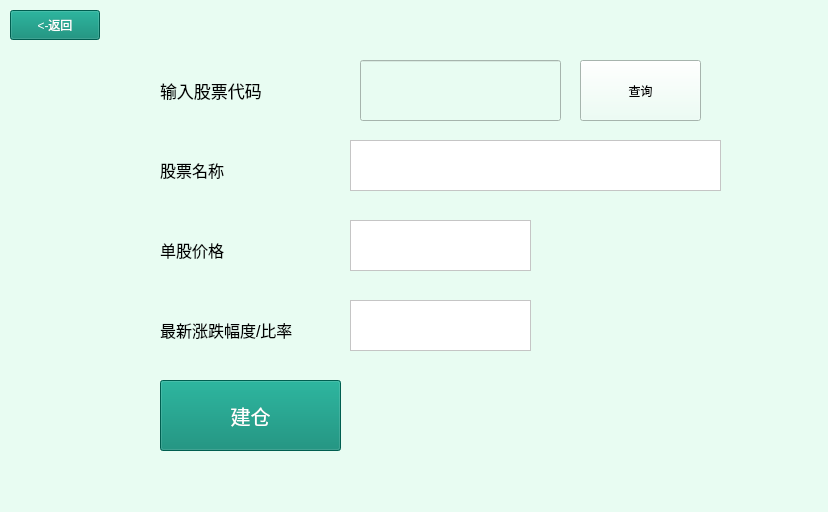
<?xml version="1.0" encoding="UTF-8"?>
<ui version="4.0">
 <class>Search</class>
 <widget class="QWidget" name="Search">
  <property name="geometry">
   <rect>
    <x>0</x>
    <y>0</y>
    <width>828</width>
    <height>512</height>
   </rect>
  </property>
  <property name="windowTitle">
   <string>Form</string>
  </property>
  <property name="styleSheet">
   <string notr="true">background-color: rgb(232,252,242);</string>
  </property>
  <widget class="QLabel" name="label_2">
   <property name="geometry">
    <rect>
     <x>160</x>
     <y>60</y>
     <width>181</width>
     <height>60</height>
    </rect>
   </property>
   <property name="font">
    <font>
     <pointsize>13</pointsize>
    </font>
   </property>
   <property name="text">
    <string>输入股票代码</string>
   </property>
  </widget>
  <widget class="QPushButton" name="pushButton">
   <property name="geometry">
    <rect>
     <x>10</x>
     <y>10</y>
     <width>90</width>
     <height>30</height>
    </rect>
   </property>
   <property name="styleSheet">
    <string notr="true">background-color: rgb(0,132,112);color: rgb(255,255,255);</string>
   </property>
   <property name="text">
    <string>&lt;-返回</string>
   </property>
  </widget>
  <widget class="QLabel" name="label_3">
   <property name="geometry">
    <rect>
     <x>160</x>
     <y>140</y>
     <width>181</width>
     <height>60</height>
    </rect>
   </property>
   <property name="font">
    <font>
     <pointsize>12</pointsize>
    </font>
   </property>
   <property name="text">
    <string>股票名称</string>
   </property>
  </widget>
  <widget class="QTextEdit" name="stocknameoutput">
   <property name="geometry">
    <rect>
     <x>350</x>
     <y>140</y>
     <width>371</width>
     <height>51</height>
    </rect>
   </property>
   <property name="font">
    <font>
     <pointsize>12</pointsize>
    </font>
   </property>
   <property name="styleSheet">
    <string notr="true">background-color: rgb(255,255,255);</string>
   </property>
  </widget>
  <widget class="QLabel" name="label_4">
   <property name="geometry">
    <rect>
     <x>160</x>
     <y>220</y>
     <width>181</width>
     <height>60</height>
    </rect>
   </property>
   <property name="font">
    <font>
     <pointsize>12</pointsize>
    </font>
   </property>
   <property name="text">
    <string>单股价格</string>
   </property>
  </widget>
  <widget class="QTextEdit" name="stockpriceoutput">
   <property name="geometry">
    <rect>
     <x>350</x>
     <y>220</y>
     <width>181</width>
     <height>51</height>
    </rect>
   </property>
   <property name="styleSheet">
    <string notr="true">background-color: rgb(255,255,255);</string>
   </property>
  </widget>
  <widget class="QTextEdit" name="stockrateoutput">
   <property name="geometry">
    <rect>
     <x>350</x>
     <y>300</y>
     <width>181</width>
     <height>51</height>
    </rect>
   </property>
   <property name="styleSheet">
    <string notr="true">background-color: rgb(255,255,255);</string>
   </property>
  </widget>
  <widget class="QLabel" name="label_5">
   <property name="geometry">
    <rect>
     <x>160</x>
     <y>300</y>
     <width>181</width>
     <height>60</height>
    </rect>
   </property>
   <property name="font">
    <font>
     <pointsize>12</pointsize>
    </font>
   </property>
   <property name="text">
    <string>最新涨跌幅度/比率</string>
   </property>
  </widget>
  <widget class="QPushButton" name="pushButton_2">
   <property name="geometry">
    <rect>
     <x>160</x>
     <y>380</y>
     <width>181</width>
     <height>71</height>
    </rect>
   </property>
   <property name="font">
    <font>
     <pointsize>15</pointsize>
    </font>
   </property>
   <property name="styleSheet">
    <string notr="true">background-color: rgb(0,132,112);color: rgb(255,255,255);</string>
   </property>
   <property name="text">
    <string>建仓</string>
   </property>
  </widget>
  <widget class="QPushButton" name="pushButton_3">
   <property name="geometry">
    <rect>
     <x>580</x>
     <y>60</y>
     <width>121</width>
     <height>61</height>
    </rect>
   </property>
   <property name="text">
    <string>查询</string>
   </property>
  </widget>
  <widget class="QLineEdit" name="stocknumberinput">
   <property name="geometry">
    <rect>
     <x>360</x>
     <y>60</y>
     <width>201</width>
     <height>61</height>
    </rect>
   </property>
  </widget>
 </widget>
 <resources/>
 <connections/>
</ui>
